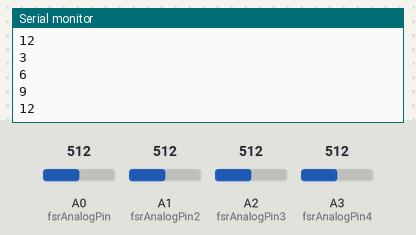
The sketch below on a simulated Arduino Uno, built with avr-gcc and run on an emulated ATmega328P. Parts: the last lines printed to the serial monitor. The inputs (shaded band) are chosen by the test bench; at power-on: A0 (fsrAnalogPin) = 512, A1 (fsrAnalogPin2) = 512, A2 (fsrAnalogPin3) = 512, A3 (fsrAnalogPin4) = 512.

Above: at 1.8 s.
1.9 s: A0 (fsrAnalogPin) set to 306
3.4 s: A1 (fsrAnalogPin2) set to 306
At 4.7 s:
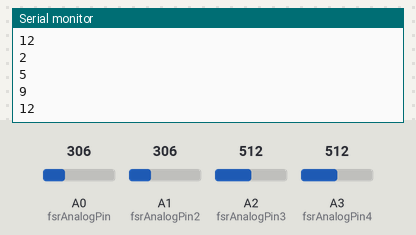
4.9 s: A2 (fsrAnalogPin3) set to 306
At 5.8 s:
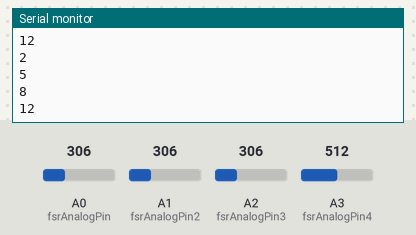
6.4 s: A3 (fsrAnalogPin4) set to 306
At 7.6 s:
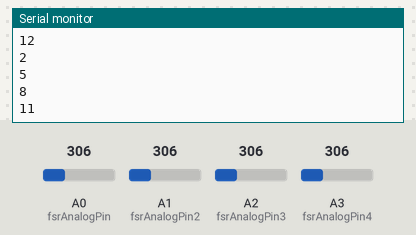
Timing chart, 0 to 8.9 s (numbered marks = the images above; inputs shaded):
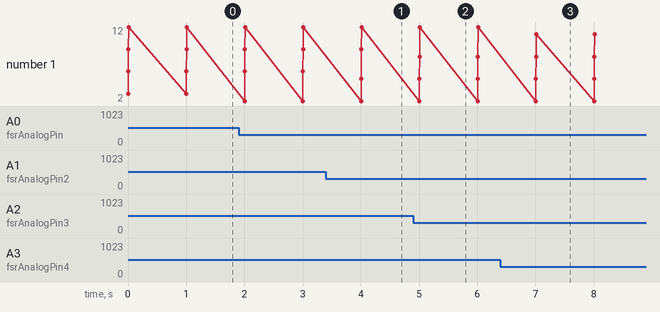

Measured:
- after the input at 3.4 s, the serial monitor: prints a new line after 0.61 s (image 1)
- after the input at 4.9 s, the serial monitor: prints a new line after 0.11 s (image 2)
- after the input at 6.4 s, the serial monitor: prints a new line after 0.62 s (image 3)
- plotted number 1: 12 → 11 after the input at 6.4 s

The sketch:

arduino_coarse.ino
```cpp
int fsrAnalogPin = 0; // FSR is connected to analog 0
int fsrReading;      // the analog reading from the FSR resistor divider

int fsrAnalogPin2 = 1; // FSR is connected to analog 0
int fsrReading2;      // the analog reading from the FSR resistor divider

int fsrAnalogPin3 = 2; // FSR is connected to analog 0
int fsrReading3;      // the analog reading from the FSR resistor divider

int fsrAnalogPin4 = 3; // FSR is connected to analog 0
int fsrReading4;      // the analog reading from the FSR resistor divider

String input;
const int first = 140;
const int second = 200;
const int third = 390;

void setup(void) {
  // We'll send debugging information via the Serial monitor
  Serial.begin(9600);
}

void loop(void) {
  // ZONE 1
  fsrReading = analogRead(fsrAnalogPin);
  if (fsrReading > first && fsrReading < second) {
    Serial.print(1);
    Serial.println("");
  } else if (fsrReading > second && fsrReading < third) {
    Serial.print(2);
    Serial.println("");
  } else if (fsrReading > third) {
    Serial.print(3);
    Serial.println("");
  }

  // ZONE 2
  fsrReading2 = analogRead(fsrAnalogPin2);
  if (fsrReading2 > first && fsrReading2 < second) {
    Serial.print(4);
    Serial.println("");
  } else if (fsrReading2 > second && fsrReading2 < third) {
    Serial.print(5);
    Serial.println("");
  } else if (fsrReading2 > third) {
    Serial.print(6);
    Serial.println("");
  }

  // ZONE 3
  fsrReading3 = analogRead(fsrAnalogPin3);
  if (fsrReading3 > first && fsrReading3 < second) {
    Serial.print(7);
    Serial.println("");
  } else if (fsrReading3 > second && fsrReading3 < third) {
    Serial.print(8);
    Serial.println("");
  } else if (fsrReading3 > third) {
    Serial.print(9);
    Serial.println("");
  }

  // ZONE 4
  fsrReading4 = analogRead(fsrAnalogPin4);
  if (fsrReading4 > first && fsrReading4 < second) {
    Serial.print(10);
    Serial.println("");
  } else if (fsrReading4 > second && fsrReading4 < third) {
    Serial.print(11);
    Serial.println("");
  } else if (fsrReading4 > third) {
    Serial.print(12);
    Serial.println("");
  }

  delay(1000);
}
```
